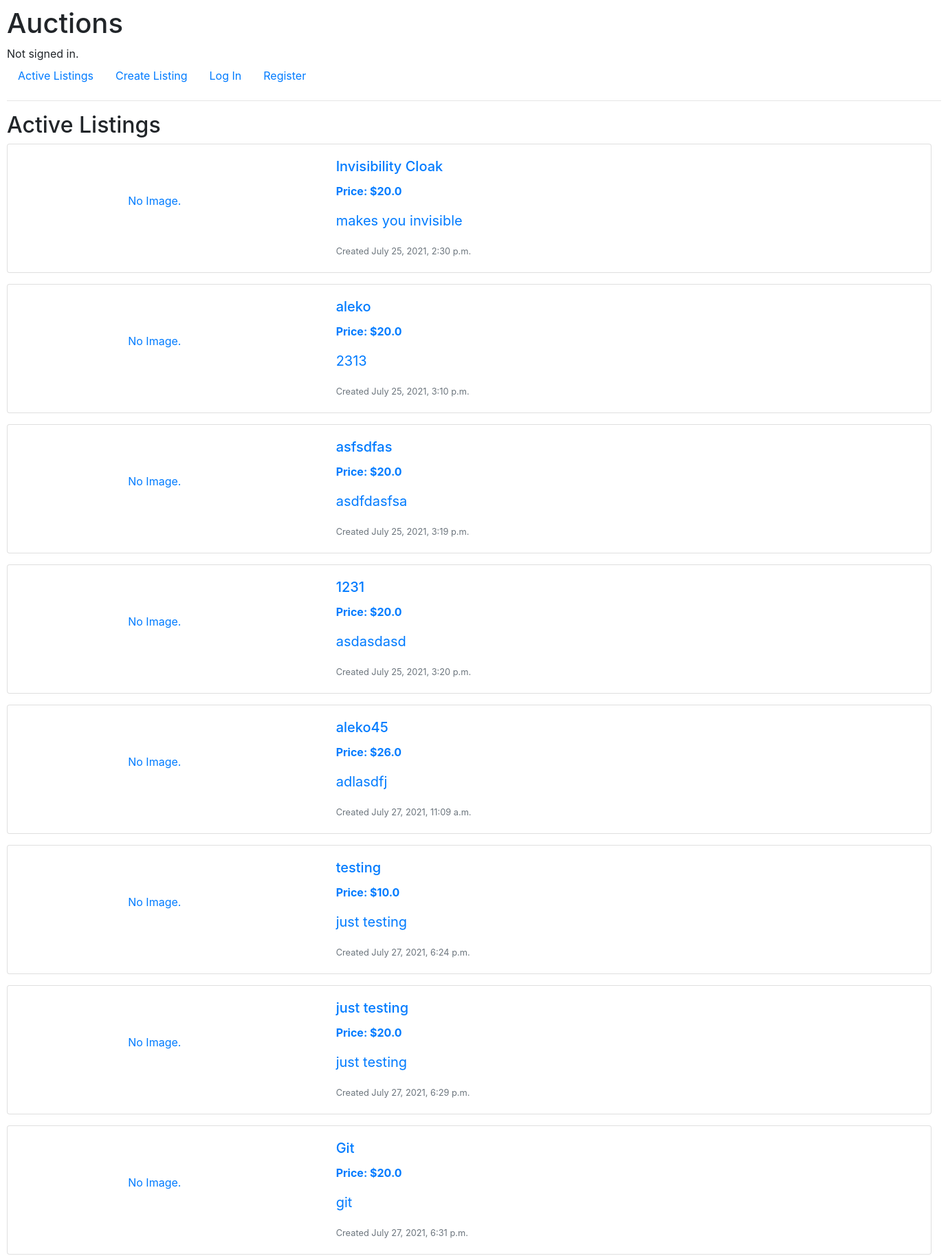
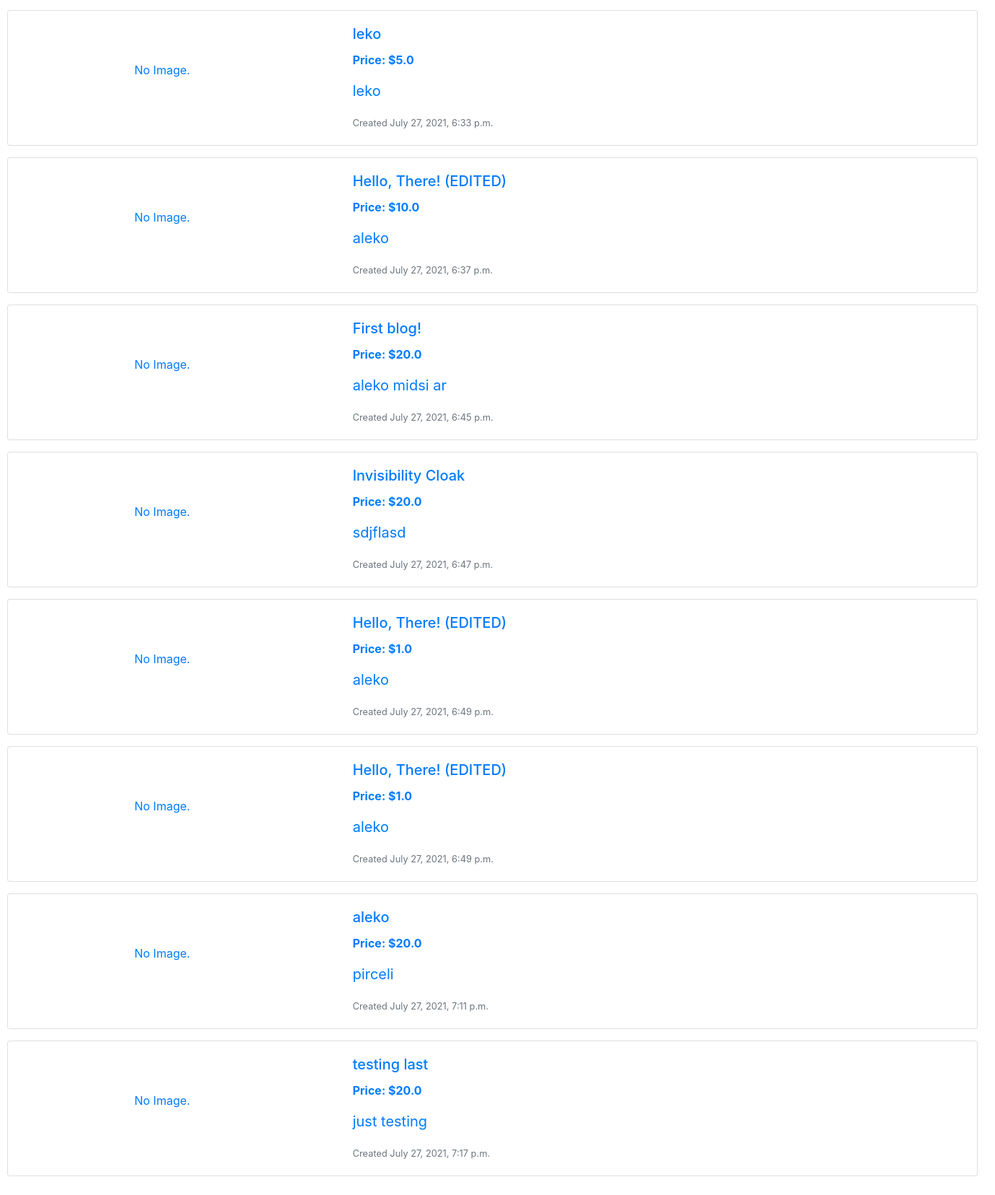
Before: / with the older database file (2 pictures, top to bottom).
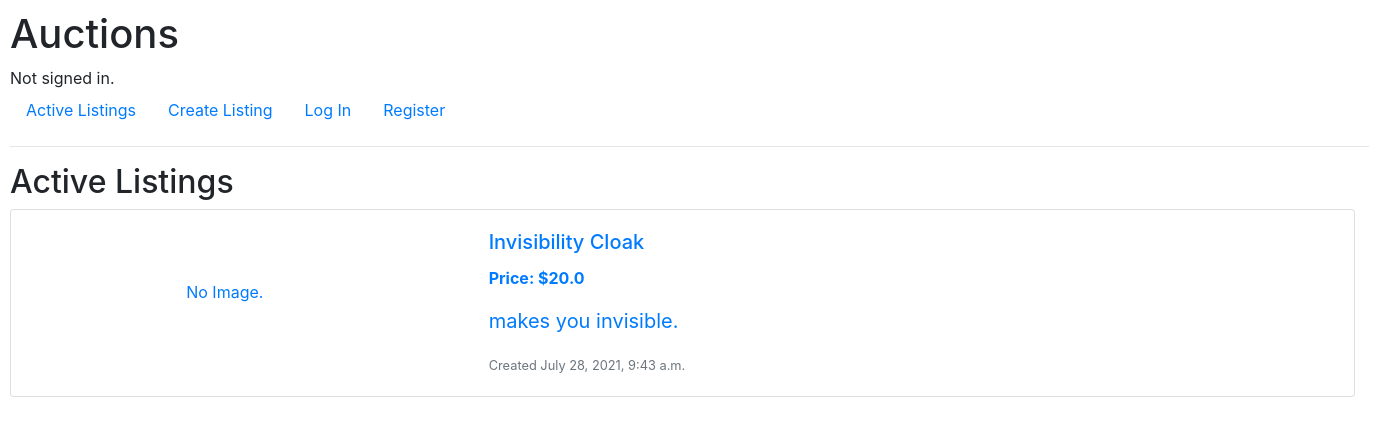
After: the same page with the newer database file.
### auctions/models.py (models this page shows, shortened)
class Listing(models.Model):
    title = models.CharField(max_length=64)
    description = models.TextField(null=True)
    image_url = URLField(max_length=255, blank=True)
    starting_bid = models.FloatField(null=True)
    date = models.DateTimeField(auto_now_add=True, null=True)
    current_bid = models.FloatField(null=True, blank=True)
    category = models.ForeignKey(Category, on_delete=models.CASCADE, null=True, blank=True)
    active = models.BooleanField(default=True)
    buyer = models.ForeignKey(User, on_delete=models.PROTECT, related_name='buyer', null=True, blank=True)
    author = models.ForeignKey(User, on_delete=models.PROTECT, null=True)

### auctions/views.py (the view)
# urls.py: path("", views.activeListing, name="index"),
def activeListing(request):
    listing = Listing.objects.filter(active=True)
    return render(request, "auctions/index.html", {
        "listing": listing
    })

### auctions/templates/auctions/index.html
{% extends "auctions/layout.html" %}
{% block body %}
<h2>Active Listings</h2>
{% for listing in listing %}
<a href="{% url 'listing' listing.id %}" style="text-decoration: none;">
    <div class="row">
        <div class="col">
            <div class="card mb-3" style="width: 1345px;">
                <div class="row g-0">
                    <div class="col-md-4">
                        {% if listing.image_url %}
                            <img src="{{ listing.image_url }}" class="img-fluid rounded-start" id="listing-logo" alt="listing-image" style="max-width: 60%; margin-left: 50px;">
                        {% else %}
                            <p style="text-align: center; padding: 70px 0">No Image.</p>
                        {% endif %}
                    </div>
                    <div class="col-md-8">
                        <div class="card-body">
                            <h5 class="card-title">{{ listing.title }}</h5>
                            <p class="card-text font-weight-bold">Price: ${{ listing.starting_bid }}</p>
                            <p class="card-text" style="font-size: 20px;">{{ listing.description }}</p>
                            <p class="card-text"><small class="text-muted">Created {{ listing.date }}</small></p>
                        </div>
                    </div>
                </div>
            </div>
        </div>
    </div>
</a>
{% endfor %}
{% endblock %}

Changed rows visible on the page:
no longer on this page (row edited): Listing: image_url "No Image.", title "aleko", starting_bid "20.0", description "2313", date "July 25, 2021, 3:10 p.m."
removed Listing: image_url "No Image.", title "asfsdfas", starting_bid "20.0", description "asdfdasfsa", date "July 25, 2021, 3:19 p.m."
removed Listing: image_url "No Image.", title "1231", starting_bid "20.0", description "asdasdasd", date "July 25, 2021, 3:20 p.m."
removed Listing: image_url "No Image.", title "aleko45", starting_bid "26.0", description "adlasdfj", date "July 27, 2021, 11:09 a.m."
removed Listing: image_url "No Image.", title "testing", starting_bid "10.0", description "just testing", date "July 27, 2021, 6:24 p.m."
removed Listing: image_url "No Image.", title "just testing", starting_bid "20.0", description "just testing", date "July 27, 2021, 6:29 p.m."
removed Listing: image_url "No Image.", title "Git", starting_bid "20.0", description "git", date "July 27, 2021, 6:31 p.m."
removed Listing: image_url "No Image.", title "leko", starting_bid "5.0", description "leko", date "July 27, 2021, 6:33 p.m."
removed Listing: image_url "No Image.", title "Hello, There! (EDITED)", starting_bid "10.0", description "aleko", date "July 27, 2021, 6:37 p.m."
removed Listing: image_url "No Image.", title "First blog!", starting_bid "20.0", description "aleko midsi ar", date "July 27, 2021, 6:45 p.m."
removed Listing: image_url "No Image.", title "Invisibility Cloak", starting_bid "20.0", description "sdjflasd", date "July 27, 2021, 6:47 p.m."
removed Listing: image_url "No Image.", title "Hello, There! (EDITED)", starting_bid "1.0", description "aleko", date "July 27, 2021, 6:49 p.m."
removed Listing: image_url "No Image.", title "Hello, There! (EDITED)", starting_bid "1.0", description "aleko", date "July 27, 2021, 6:49 p.m."
removed Listing: image_url "No Image.", title "aleko", starting_bid "20.0", description "pirceli", date "July 27, 2021, 7:11 p.m."
removed Listing: image_url "No Image.", title "testing last", starting_bid "20.0", description "just testing", date "July 27, 2021, 7:17 p.m."
changed Listing "Invisibility Cloak": description "makes you invisible" → "makes you invisible."; date "July 25, 2021, 2:30 p.m." → "July 28, 2021, 9:43 a.m."
